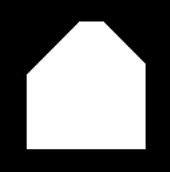
#> input picture images/poligono.png, 170 x 172 px
$ python l1_q15.py
#> lines starting #> are read from the running program, lines starting #| are printed output that depends on the picture; after the words box and inside, x2 and y2 are one past the last pixel; in counts of white or black regions, pixels touching at a corner belong together
import cv2
import numpy as np
from matplotlib import pyplot as plt

path = r'images/poligono.png'

img = cv2.imread(path)
#> img is the input picture: shape (172, 170, 3); min 0, max 255, mean 112.5
#img = cv2.resize(img, None, fx = 2, fy = 2, interpolation = cv2.INTER_NEAREST)

# Converting image into grayscale image
gray = cv2.cvtColor(img, cv2.COLOR_BGR2GRAY)
(_, threshold) = cv2.threshold(gray, 50, 255, cv2.THRESH_BINARY)
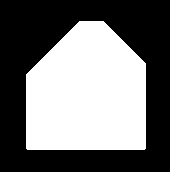
#> threshold: shape (172, 170); 45% white; 1 white region, box (x1, y1, x2, y2) and area: (26, 21, 146, 150) 13144
width = int(img.shape[1])
#> width = 170
height = int(img.shape[0])
#> height = 172

# Filters
gauss = np.array([[0.0625,  0.125,  0.0625],
                  [0.125,   0.25,   0.125],
                  [0.0625,  0.125,  0.0625]])

horizontal = np.array([[-1,0,1],
                       [-2,0,2],
                       [-1,0,1]])
vertical = np.array([[-1,   -2, -1],
                     [0,    0,  0],
                     [1,    2,  1]])
laplacian = np.array([[0,   -1, 0],
                      [-1,  4,  -1],
                      [0,   -1, 0]])

diag = np.array([[-2,   -1, 0],
                 [-1,  0,  1],
                 [0,   1, 2]])

diag2 = np.array([[0,   -1, -2],
                 [1,  0,  -1],
                 [2,   1, 0]])
# Applying filters
img_horiz = np.array(threshold)
img_horiz = cv2.filter2D(img_horiz,-1,horizontal)
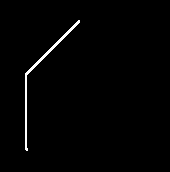
#> img_horiz: shape (172, 170); 1.3% white in thin lines or dots, all inside (x1, y1, x2, y2) = (25, 20, 80, 151)

img_vert = np.array(threshold)
img_vert = cv2.filter2D(img_vert,-1,vertical)
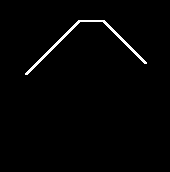
#> img_vert: shape (172, 170); 1.5% white in thin lines or dots, all inside (x1, y1, x2, y2) = (25, 20, 147, 75)

img_diag = np.array(threshold)
img_diag = cv2.filter2D(img_diag,-1,diag2)
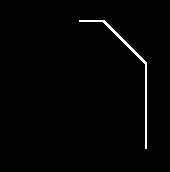
#> img_diag: shape (172, 170); 1.3% white in thin lines or dots, all inside (x1, y1, x2, y2) = (79, 20, 147, 149)

img_laplacian = np.array(threshold)
img_laplacian = cv2.filter2D(img_laplacian,-1,laplacian)
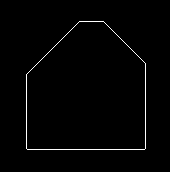
#> img_laplacian: shape (172, 170); 1.4% white in thin lines or dots, all inside (x1, y1, x2, y2) = (26, 21, 146, 150)

img_lapgauss = np.array(threshold)
img_lapgauss = cv2.filter2D(img_lapgauss,-1,gauss)
img_lapgauss = cv2.filter2D(img_lapgauss,-1,laplacian)
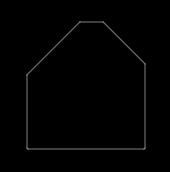
#> img_lapgauss: shape (172, 170); min 0, max 128, mean 1.9

# Displaying the images
cv2.imshow('polygon', np.where((255 - threshold) < 128, 255, threshold+128))
cv2.imshow('horizontal', np.where((255 - img_horiz) < 128, 255, img_horiz+128))
cv2.imshow('vertical', np.where((255 - img_vert) < 128, 255, img_vert+128))
cv2.imshow('diagonal', np.where((255 - img_diag) < 128, 255, img_diag+128))
cv2.imshow('laplacian', np.where((255 - img_laplacian) < 128, 255, img_laplacian+128))
cv2.imshow('lapgauss', np.where((255 - img_lapgauss) < 128, 255, img_lapgauss+128))
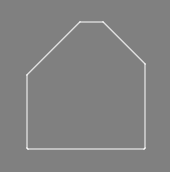
#> window 'lapgauss': shape (172, 170); min 128, max 255, mean 129.9

cv2.waitKey(0)
cv2.destroyAllWindows()

$ run again, with images/campovetgrad1.png copied over images/poligono.png
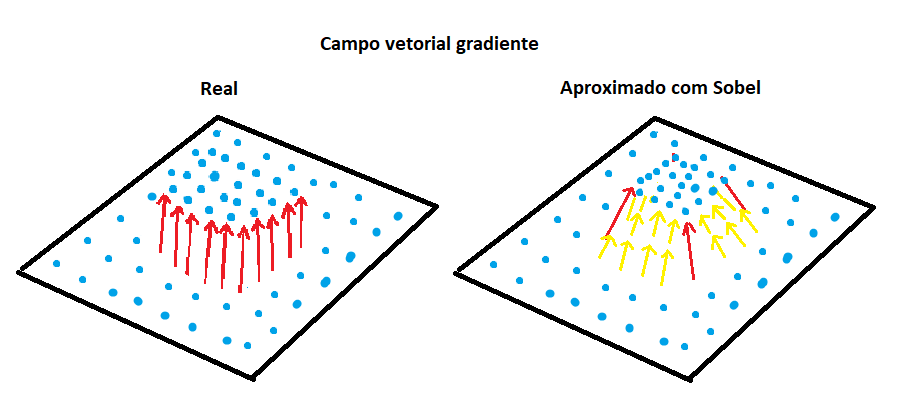
#> input picture images/campovetgrad1.png, 903 x 412 px
#> img is the input picture: shape (412, 903, 3); mean B, G, R 243.1, 243.1, 242.4
#> `(_, threshold) = cv2.threshold(gray, 50, 255, cv2.THRESH_BINARY)`:
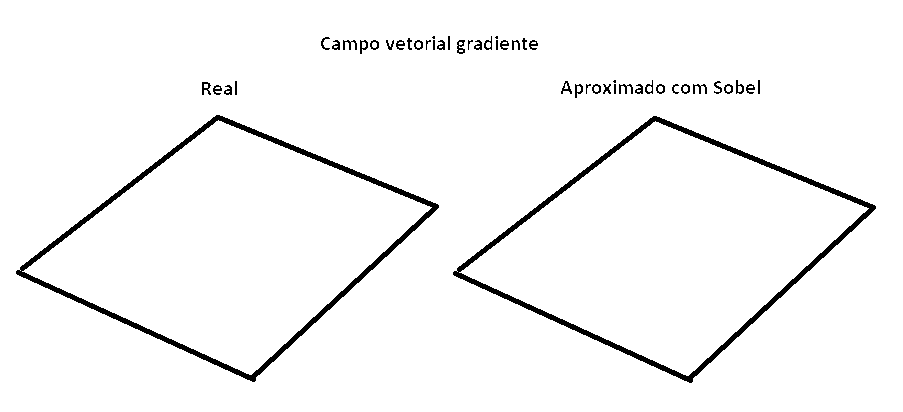
#> threshold: shape (412, 903); 96.8% white; 49 black regions (6 under 20 px), largest, box (x1, y1, x2, y2) and area: (16, 115, 439, 382) 5013, (453, 116, 876, 383) 5013, (457, 40, 465, 54) 69
#> img_horiz: shape (412, 903); 1.9% white in thin lines or dots, all inside (x1, y1, x2, y2) = (19, 35, 877, 384)
#> img_vert: shape (412, 903); 1.9% white in thin lines or dots, all inside (x1, y1, x2, y2) = (15, 38, 877, 384)
#> img_diag: shape (412, 903); 1.4% white in thin lines or dots, all inside (x1, y1, x2, y2) = (15, 36, 870, 384)
#> img_laplacian: shape (412, 903); 1.4% white in thin lines or dots, all inside (x1, y1, x2, y2) = (15, 35, 877, 384)
#> `cv2.imshow('lapgauss', np.where((255 - img_lapgauss) < 128, 255, img_l..`:
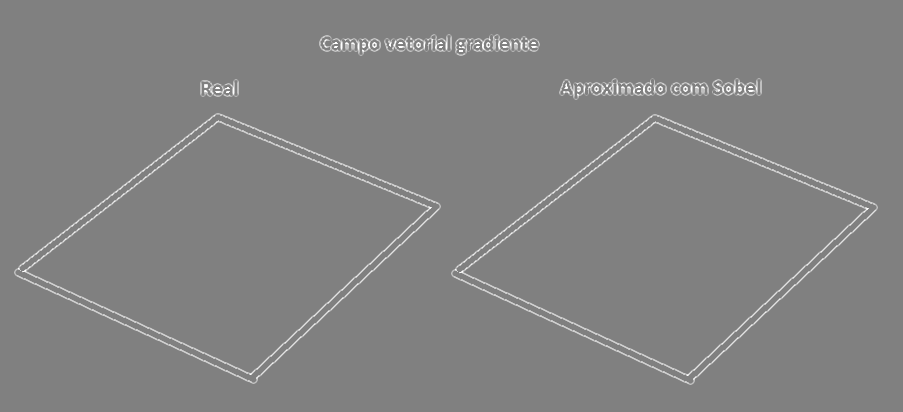
#> window 'lapgauss': shape (412, 903); min 128, max 255, mean 130
